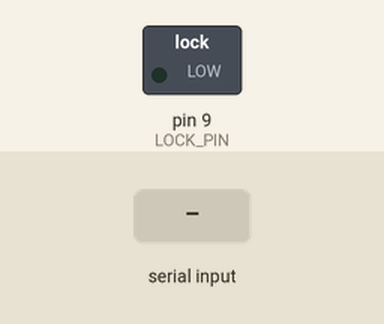
Simulated run of this sketch. Board: Arduino Uno, built with avr-gcc and run on an emulated ATmega328P. Parts: switched loads named in the sketch (green lamp = pin HIGH). Inputs (shaded band) come from the test bench.

Above: at 1.2 s.
1.3 s: "a" received over Serial
At 2.1 s:
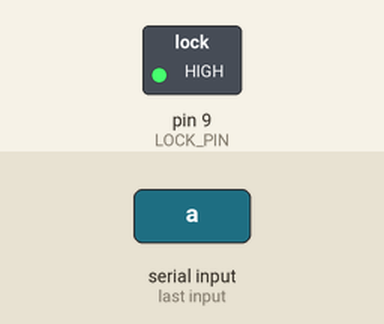
Timing chart, 0 to 4.3 s (numbered marks = the images above; inputs shaded):
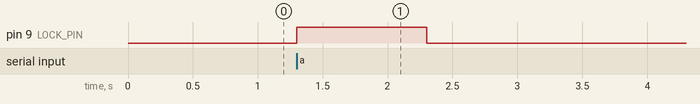

Measured:
- after the input at 1.3 s, pin 9 (LOCK_PIN): LOW → HIGH at once, → LOW 1.0 s later

The sketch:

app.ino
```cpp
const int LOCK_PIN = 9;
const int LOCK_TIMEOUT = 3000;

void setup()                    // run once, when the sketch starts
{
 Serial.begin(9600);            // set the baud rate to 9600, same should be of your Serial Monitor
 pinMode(LOCK_PIN, OUTPUT);
}

void loop() {
  char inputString = (char)Serial.read();
  if(inputString == 'a') {
    digitalWrite(LOCK_PIN, HIGH);
    delay(1000);
    digitalWrite(LOCK_PIN, LOW);
  }
}
```
